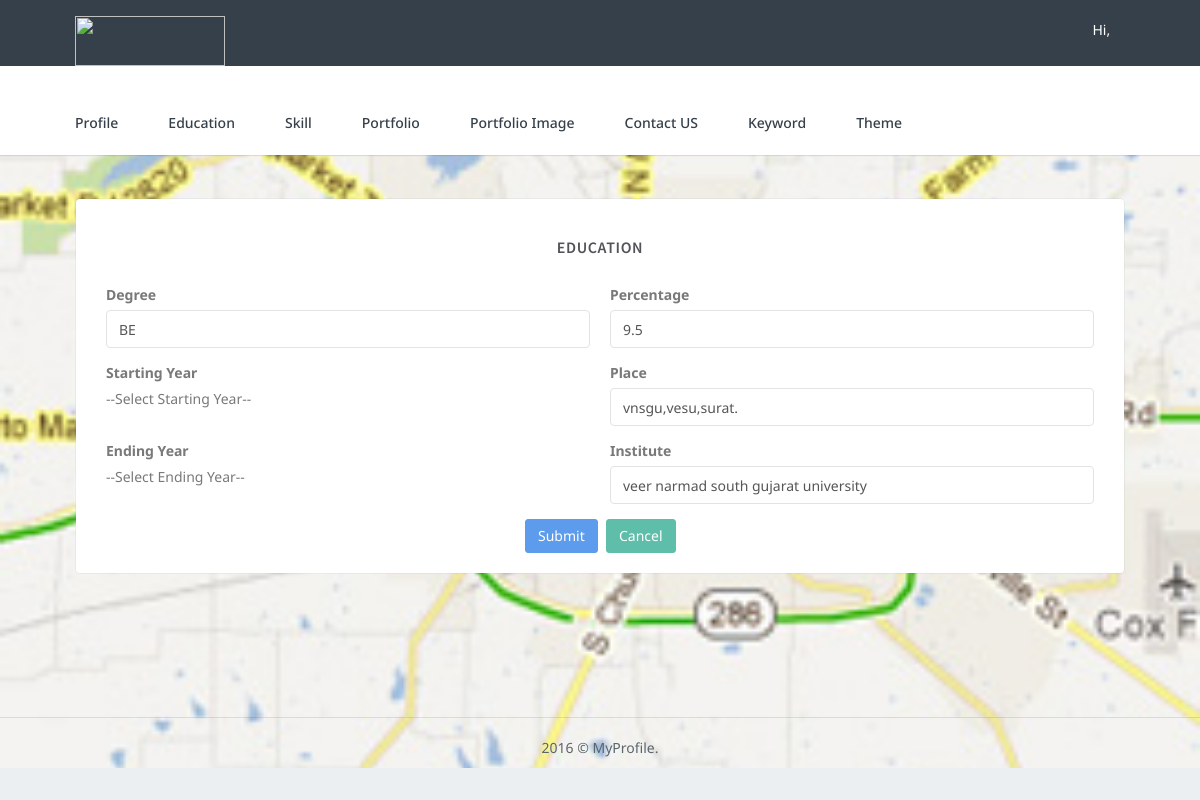
The page /mp_subadmin/education/mp_education_update.php?id=16 on the database its author committed.
### tables this page shows
CREATE TABLE IF NOT EXISTS `mp_education` (
  `education_id` int(100) NOT NULL AUTO_INCREMENT,
  `education_type` varchar(50) NOT NULL,
  `education_year` varchar(10) NOT NULL,
  `education_percentage` varchar(10) NOT NULL,
  `education_place` varchar(100) NOT NULL,
  `education_institute` varchar(100) NOT NULL,
  `employee_id` int(100) NOT NULL,
  PRIMARY KEY (`education_id`)
);

### mp_subadmin/education/mp_education_update.php (the view, shortened to what this page needs)
<?php
include('../mp_connect.php');
$id=$_GET['id'];
$sql="select * from mp_education where education_id='$id'";
$data1=mysqli_query($con,$sql);
$rec1=mysqli_fetch_array($data1);
?>
<?php
include ("../include/header.php");
include ("../include/menu.php");
?>
        <div class="wrapper">
            <div class="container">
                <div class="row">
					<div class="col-sm-12">
                        <div class="card-box" style="margin-top:50px;">
                            <h4 class="m-t-0 header-title" style="margin-bottom:30px;text-align:center;margin-top:20px !important;"><b>Education</b></h4>
                            <div class="row">
							   <div class="col-md-12" >
                                    <form class="form" role="form" method="post" enctype="multipart/form-data">
										<div class="col-sm-6">
										<div class="form-group">
                                            <label>Degree</label>
                                            <input type="text" class="form-control" placeholder="Enter Degree ex.Bca,Science etc." name="degree" value="<?php echo $rec1['education_type'];?>">
                                        </div>
										</div>
										<div class="col-sm-6">
										<div class="form-group">
                                            <label>Percentage</label>
                                            <input type="text" class="form-control" placeholder="Enter Percentage" name="percentage" value="<?php echo $rec1['education_percentage'];?>">
                                        </div>
										</div>
										<div class="col-sm-6">
										<div class="form-group">
                                            <label>Starting Year</label>
										</div>
										</div>
										<div class="col-sm-6">
										<div class="form-group">
                                            <label>Place</label>
                                            <input type="text" class="form-control" placeholder="Enter Place" name="place" value="<?php echo $rec1['education_place'];?>">
                                        </div>
                                        </div>
										<div class="col-sm-6">
										<div class="form-group">
                                            <label>Ending Year</label>
										</div>
										</div>
										<div class="col-sm-6">
										<div class="form-group">
                                            <label>Institute</label>
                                            <input type="text" class="form-control" placeholder="Enter name of institute" name="institute" value="<?php echo $rec1['education_institute'];?>">
                                        </div>
										</div>
										<div class="col-sm-12">
										<center>
										<button class="btn btn-primary waves-effect waves-light" type="submit" value="submit" name="submit">
										Submit
										</button>
										<button type="reset" class="btn btn-default waves-effect waves-light m-l-5">
                                        Cancel
										</button>
										</center>
										</div>
                                    </form>
                                </div>
                            </div>
                        </div>
                    </div>
                    </div>
                </div>
<?php include ("../include/footer.php");?>

### mp_subadmin/assets/css/core.css (style rules this page uses)
body { background:url("./image/map.jpg") no-repeat center top; background-size: cover; min-height: 620px; font-family: 'Noto Sans', 'Helvetica Neue', Helvetica, Arial, sans-serif; margin: 0; padding-bottom: 65px; overflow-x: hidden; color: #797979; }
html { position: relative; min-height: 100%; background: #ebeff2; margin-top: -22px; }
h1, h2, h3, h4, h5, h6 { color: #505458; font-family: "Source Sans Pro", "Helvetica Neue", Helvetica, Arial, sans-serif; margin: 10px 0; }
h4 { line-height: 22px; }
* { outline: none !important; }
b { font-weight: 600; }
.container { width: 90%; }
.wrapper { margin-top: 170px; }
.header-title { text-transform: uppercase; font-size: 16px; font-weight: 600; letter-spacing: 0.04em; line-height: 16px; margin-bottom: 8px; }
.m-l-5 { margin-left: 5px !important; }
.m-t-0 { margin-top: 0px !important; }
.card-box { padding: 20px; border: 1px solid rgba(54, 64, 74, 0.05); -webkit-border-radius: 5px; border-radius: 5px; -moz-border-radius: 5px; background-clip: padding-box; margin-bottom: 20px; background-color: #ffffff; }
.row { margin-right: -10px; margin-left: -10px; }
.col-lg-1, .col-lg-10, .col-lg-11, .col-lg-12, .col-lg-2, .col-lg-3, .col-lg-4, .col-lg-5, .col-lg-6, .col-lg-7, .col-lg-8, .col-lg-9, .col-md-1, .col-md-10, .col-md-11, .col-md-12, .col-md-2, .col-md-3, .col-md-4, .col-md-5, .col-md-6, .col-md-7, .col-md-8, .col-md-9, .col-sm-1, .col-sm-10, .col-sm-11, .col-sm-12, .col-sm-2, .col-sm-3, .col-sm-4, .col-sm-5, .col-sm-6, .col-sm-7, .col-sm-8, .col-sm-9, .col-xs-1, .col-xs-10, .col-xs-11, .col-xs-12, .col-xs-2, .col-xs-3, .col-xs-4, .col-xs-5, .col-xs-6, .col-xs-7, .col-xs-8, .col-xs-9 { padding-left: 10px; padding-right: 10px; }
.form-control { background-color: #FFFFFF; border: 1px solid #E3E3E3; border-radius: 4px; color: #565656; padding: 7px 12px; height: 38px; max-width: 100%; -webkit-box-shadow: none; box-shadow: none; -webkit-transition: all 300ms linear; -moz-transition: all 300ms linear; -o-transition: all 300ms linear; -ms-transition: all 300ms linear; transition: all 300ms linear; }
.waves-effect { position: relative; cursor: pointer; display: inline-block; overflow: hidden; -webkit-user-select: none; -moz-user-select: none; -ms-user-select: none; user-select: none; -webkit-tap-highlight-color: transparent; vertical-align: middle; z-index: 1; will-change: opacity, transform; -webkit-transition: all 0.3s ease-out; -moz-transition: all 0.3s ease-out; -o-transition: all 0.3s ease-out; -ms-transition: all 0.3s ease-out; transition: all 0.3s ease-out; }

### mp_subadmin/assets/css/components.css (style rules this page uses)
.btn { border-radius: 3px; outline: none !important; }
.btn-primary, .btn-success, .btn-default, .btn-info, .btn-warning, .btn-danger, .btn-inverse, .btn-purple, .btn-pink { color: #ffffff !important; }
.btn-default, .btn-default:hover, .btn-default:focus, .btn-default:active, .btn-default.active, .btn-default.focus, .btn-default:active, .btn-default:focus, .btn-default:hover, .open > .dropdown-toggle.btn-default { background-color: #5fbeaa !important; border: 1px solid #5fbeaa !important; }
.btn-primary, .btn-primary:hover, .btn-primary:focus, .btn-primary:active, .btn-primary.active, .btn-primary.focus, .btn-primary:active, .btn-primary:focus, .btn-primary:hover, .open > .dropdown-toggle.btn-primary { background-color: #5d9cec !important; border: 1px solid #5d9cec !important; }

### rows shown on the page
mp_education: degree "BE", percentage "9.5", place "vnsgu,vesu,surat.", institute "veer narmad south gujarat university"
